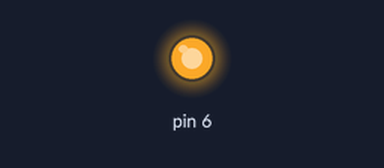
Recording of a sketch running on a simulated Arduino Uno, built with avr-gcc and run on an emulated ATmega328P. On the bench: output pins drawn as LEDs (lit = HIGH).

Above: at 0.05 s.
At 1.0 s:
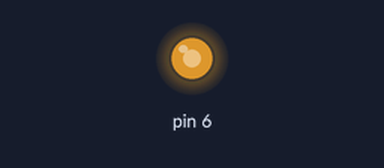
At 2.0 s:
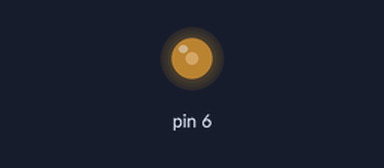
Timing chart, 0 to 4.6 s (numbered marks = the images above):
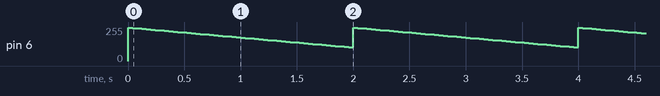

The sketch:

sweepsample.ino
```cpp
// led_brightness_sample1

const int led_pin = 9;

void setup() {
}

void loop() {
//
  for ( int led_value = 250; led_value > 100; led_value -= 3 ) {
    analogWrite( 6, led_value );
    delay(40);
  }


   //analogWrite( 6, 150 );


}
```

Measured:
- by itself, pin 6: ramps from 250/255 to 103/255 and jumps back, once every 2.0 s
